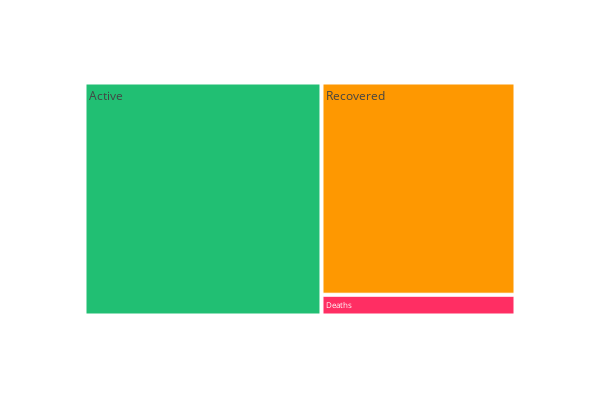

Source (notebook cell):
### Markdown cell above
### 트리맵

### Code cell
tm = temp.melt(id_vars="Date", value_vars=['Active', 'Deaths', 'Recovered'])
fig = px.treemap(tm, path=["variable"], values="value", height=400, width=600,
                 color_discrete_sequence=[reccol, actcol, dthcol])
fig.show()

### Figure 1 — Plotly figure (JSON) as saved in the notebook; plotly's stock layout.template omitted (floating-point values rounded to 4 significant figures)
{"data": [{"branchvalues": "total", "domain": {"x": [0, 1], "y": [0, 1]}, "hoverlabel": {"namelength": 0}, "hovertemplate": "labels=%{label}<br>value=%{value}<br>parent=%{parent}<br>id=%{id}", "ids": ["Active", "Deaths", "Recovered"], "labels": ["Active", "Deaths", "Recovered"], "name": "", "parents": ["", "", ""], "type": "treemap", "values": [108401, 7905, 80840]}], "layout": {"height": 400, "legend": {"tracegroupgap": 0}, "margin": {"t": 60}, "treemapcolorway": ["#21bf73", "#fe9801", "#ff2e63"], "width": 600}}
